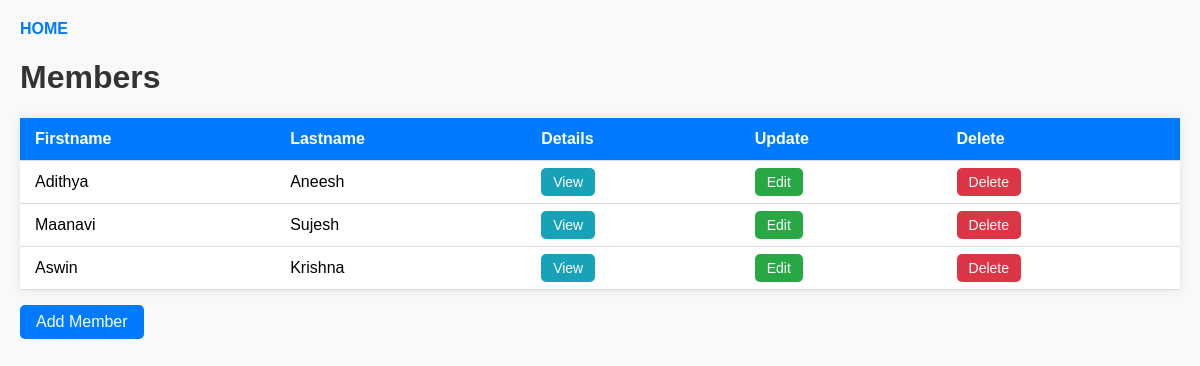
/home/, run on an earlier commit of the app's database.
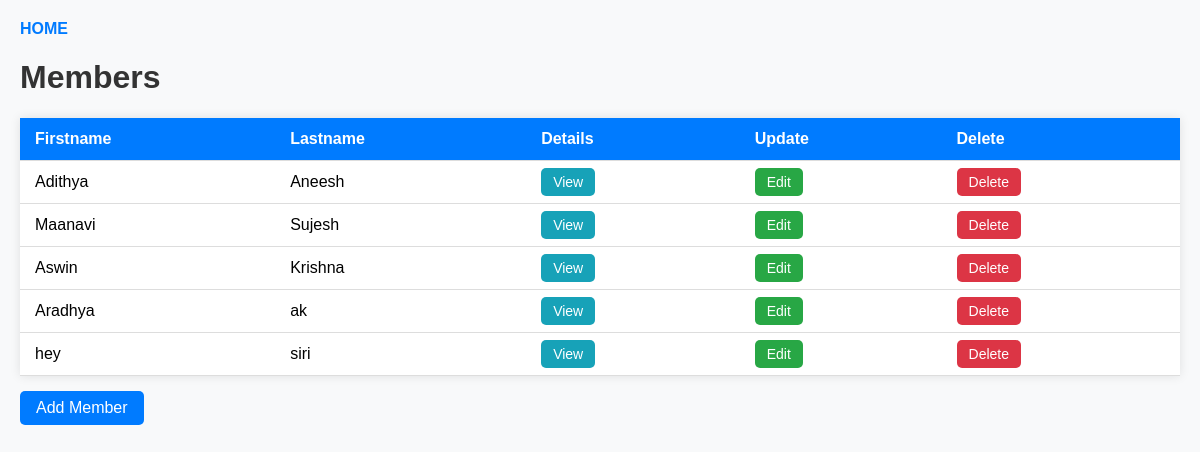
And on a later commit of the database.
### app/models.py (models this page shows, shortened)
class App(models.Model):
    firstname = models.CharField(max_length=255)
    lastname = models.CharField(max_length=255)
    phone = models.IntegerField(null=True)
    date = models.DateField(auto_now_add=True)

### app/views.py (the view)
# urls.py: path('home/', views.index,name='home'),
def index(request):
    person = App.objects.all().values()
    return render(request,'index.html',{'person':person})

### app/templates/index.html (shortened to what this page needs)
{% extends "master.html" %}
{% load static %}
{% block content %}
<div>
    <a href="/">HOME</a>
    <h1>Members</h1>
</div>
<table>
    <thead>
        <tr>
            <th>Firstname</th>
            <th>Lastname</th>
            <th>Details</th>
            <th>Update</th>
            <th>Delete</th>
        </tr>
    </thead>
    <tbody>
        {% for x in person %}
        <tr>
            <td>{{ x.firstname }}</td>
            <td>{{ x.lastname }}</td>
            <td><a class="btn btn-view" href="{% url 'details' x.id %}">View</a></td>
            <td><a class="btn btn-edit" href="{% url 'update' x.id %}">Edit</a></td>
            <td><a class="btn btn-delete" href="{% url 'delete' x.id %}">Delete</a></td>
        </tr>
        {% endfor %}
    </tbody>
</table>
<a class="btn-add" href="{% url 'add' %}">Add Member</a>
{% endblock %}

What changed in the data, as far as the page shows it:
added App: firstname "Aradhya", lastname "ak"
added App: firstname "hey", lastname "siri"
